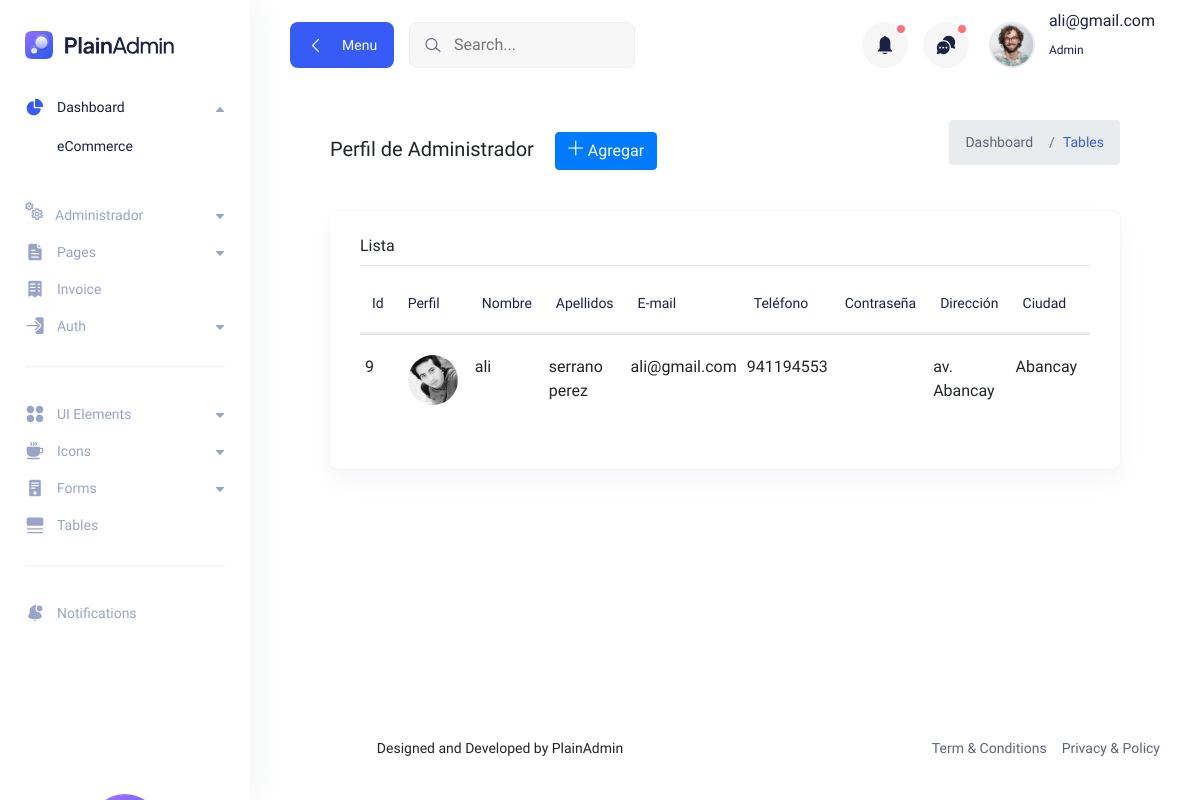
The page /copy/registercopy.php (signed in) on the database its author committed.
### tables this page shows
CREATE TABLE `register` (
  `id` int(11) NOT NULL,
  `username` varchar(100) NOT NULL,
  `lastname` varchar(100) NOT NULL,
  `email` varchar(100) NOT NULL,
  `phone` int(11) NOT NULL,
  `password` varchar(20) NOT NULL,
  `address` varchar(100) NOT NULL,
  `city` varchar(100) NOT NULL,
  `image` varchar(200) NOT NULL,
  `pdf_file` varchar(255) NOT NULL,
  `usertype` varchar(20) NOT NULL,
  `date` timestamp NOT NULL DEFAULT current_timestamp() ON UPDATE current_timestamp()
);

### copy/registercopy.php (the view, shortened to what this page needs)
<?php
include('includes/header.php');
include('includes/navbar.php');
?>
    <div class="container-fluid">
      <div class="title-wrapper pt-30">
          <div class="row align-items-center">
                <div class="col-md-6">
                  <div class="title">
                      <h5 >Perfil de Administrador
                        <button type="button" class="btn btn-primary ml-3" onclick="window.location.href='register_add.php'">
                            <i class="lni lni-plus"></i>
                            Agregar
                        </button>
                      </h5>
                  </div>
                </div>
              <div class="col-md-6">
                  <ul class="breadcrumb-wrapper">
                      <nav aria-label="breadcrumb">
                          <ol class="breadcrumb">
                              <li class="breadcrumb-item">
                                  <a href="#0">Dashboard</a>
                              </li>
                              <li class="breadcrumb-item active" aria-current="page">
                                  Tables
                              </li>
                          </ol>
                      </nav>
                  </ul>
              </div>
          </div>
      </div>
      <div class="tables-wrapper">
        <div class="row">
          <div class="col-lg-12">
            <div class="card-style mb-30">
              <h6 class="mb-10">Lista</h6>
              <?php
                $connection = mysqli_connect("localhost","root","","registercopia2");
                $query = "SELECT * FROM register";
                $query_run = mysqli_query($connection, $query);
              ?>
              <div class="table-wrapper table-responsive">
                <table class="table">
                  <thead>
                    <tr>
                      <th> <h6> Id </h6> </th>
                      <th> <h6> Perfil </h6> </th>
                      <th> <h6> Nombre </h6> </th>
                      <th> <h6> Apellidos </h6> </th>
                      <th> <h6> E-mail </h6> </th>
                      <th> <h6> Teléfono </h6> </th>
                      <th> <h6> Contraseña </h6> </th>
                      <th> <h6> Dirección </h6> </th>
                      <th> <h6> Ciudad </h6> </th>
                      <th> <h6> Curriculum Vitae </h6> </th>
                    </tr>
                  </thead>
                  <tbody>
                      <?php
                        if(mysqli_num_rows($query_run) > 0)
                        {
                            while($row = mysqli_fetch_assoc($query_run))
                            {
                              ?>
                                  <tr>
                                      <td class="min-width" ><?php echo $id = mysqli_real_escape_string($connection, $row['id']); ?></td>
                                      <td> <?php echo '<img class="rounded-circle" src="upload/'.$row['image'].'" width="50px;" height="50px;" alt="Image">' ?></td>
                                      <td class="min-width" ><?php echo $username = mysqli_real_escape_string($connection, $row['username']); ?></td>
                                      <td class="min-width" ><?php echo $lastname = mysqli_real_escape_string($connection, $row['lastname']); ?></td>
                                      <td class="min-width" ><?php echo $email = mysqli_real_escape_string($connection, $row['email']); ?></td>
                                      <td class="min-width"><?php echo $phone = mysqli_real_escape_string($connection, $row['phone']); ?></td>
                                      <td class="min-width" ><?php $password = mysqli_real_escape_string($connection, $row['password']); ?></td>
                                      <td class="min-width" ><?php echo $address = mysqli_real_escape_string($connection, $row['address']); ?></td>
                                      <td class="min-width" ><?php echo $city = mysqli_real_escape_string($connection, $row['city']); ?></td>
                                      <td>
                                      </td>
                                  </tr>
                              <?php
                            }
                        }
                        else
                        {
                          echo "Registro no encontrado";
                        }
                      ?>
                  </tbody>
                </table>
              </div>
            </div>
          </div>
        </div>
      </div>
    </div>
<?php
include('includes/scripts.php');
include('includes/footer.php');
?>

### assets/css/fullcalendar.css (style rules this page uses)
:root { --fc-daygrid-event-dot-width:8px;--fc-list-event-dot-width:10px;--fc-list-event-hover-bg-color:#f5f5f5 }

### rows shown on the page
register: id "9", image (picture), username "ali", lastname "serrano perez", email "ali@gmail.com", phone "941194553", address "av. Abancay", city "Abancay"

### other values the page prints
$status "ali@gmail.com"
